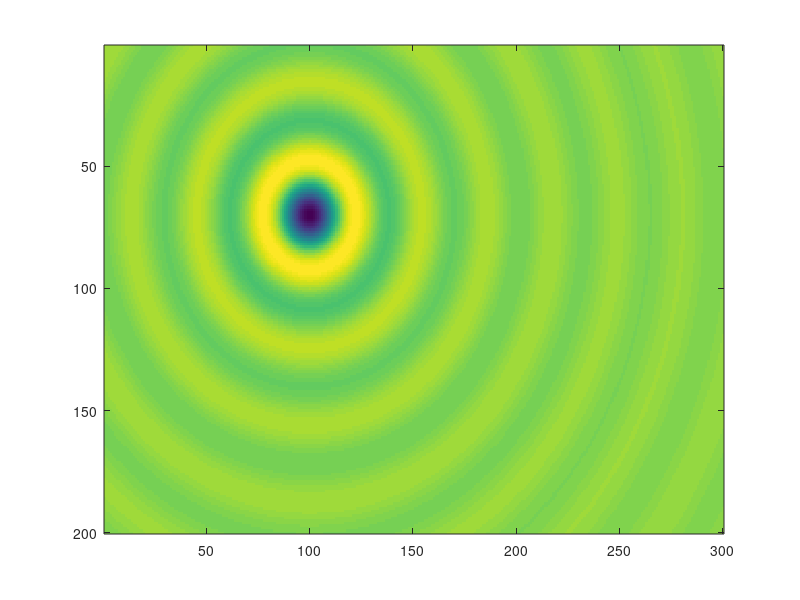

The MATLAB script that drew this image: (Note: this script raises an error after producing the figure.)
function optimizeDEMO

close all
dbstop if error

[surface, minimums, maximums] = makeOptimizationLandscape1;
costFunction = makeCostFunction(surface);

figure;
imagesc(surface);

a=optimize(costFunction,minimums,maximums,@drawPopulation);
end

function [r, mi, ma] = makeOptimizationLandscape1
    mi = [1; 1];
    ma = [ 300;  200];
    [X,Y] = meshgrid((mi(1):ma(1))-100,(mi(2):ma(2))-70);
    r = sqrt(X.^2 + Y.^2)/5;
    r = -sin(r)./r;
    r(isnan(r)) = -1;
end

function f = makeCostFunction(costSurface)
    f = @costFunction;
    function c = costFunction(params)
        c = costSurface(round(params(2)),round(params(1)));
    end
end

function h = drawPopulation(population, bestInd)
    h(1) = plot(population(1,:),population(2,:),'wx'); hold on
    h(2) = plot(population(1,:),population(2,:),'b+'); hold on
    h(3) = plot(population(1,bestInd),population(2,bestInd),'g+');
end